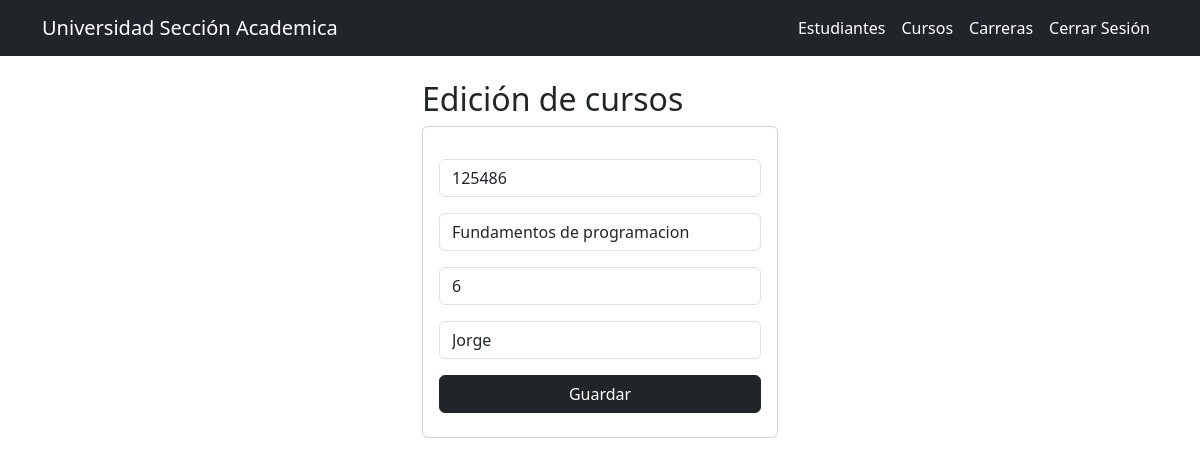
Page /edicionCurso/125486 (signed in) on the committed database.
### Modulos/Academica/models.py (models this page shows, shortened)
class Curso(models.Model):
    codigo = models.CharField(max_length=6, primary_key=True)
    nombre = models.CharField(max_length=30)
    creditos = models.PositiveBigIntegerField()
    docente = models.CharField(max_length=100)

### Modulos/Academica/views.py (the view)
# urls.py: path('edicionCurso/<codigo>', views.edicionCurso, name='edicionCurso'),
def edicionCurso(request,codigo):
    curso = Curso.objects.get(codigo=codigo)
    return render(request, "edicionCurso.html", {"curso": curso})

### Modulos/Academica/Templates/edicionCurso.html (shortened to what this page needs)
{% extends "./base.html" %}
{% block body %}
<div class="row">
    <div class="col-md-4 offset-md-4">
        <h2>Edición de cursos</h2>
        <div class="card">
            <div class="card-body">
               <form id="formularioCurso" action="/editarCurso/" method="POST"> {% csrf_token %}
                    <div class="form-group py-2">
                        <input type="text" id="txtCodigo" name="txtCodigo" value="{{curso.codigo}}" class="form-control" placeholder="Código" minlength="6" maxlength="6" readonly required>
                    </div>
                    <div class="form-group py-2">
                        <input type="text" id="txtNombre" name="txtNombre" value="{{curso.nombre}}" class="form-control" placeholder="Nombre" maxlength="50" required>
                    </div>
                    <div class="form-group py-2">
                        <input type="number" id="numCreditos" name="numCreditos" value="{{curso.creditos}}" class="form-control" min="1" max="9" placeholder="Créditos" required>
                    </div>
                    <div class="form-group py-2">
                        <input type="text" id="txtDocente" name="txtDocente" value="{{curso.docente}}" class="form-control" placeholder="Docente" maxlength="50" required>
                    </div>
                    <div class="form-group py-2 d-grid gap-2">
                        <button type="submit" class="btn btn-dark btn-block text-white">Guardar</button>
                    </div>
                </form>
            </div>
        </div>
    </div>
</div>
{% endblock %}

### rows in the picture
Curso: txtCodigo "125486", txtNombre "Fundamentos de programacion", numCreditos "6", txtDocente "Jorge"
